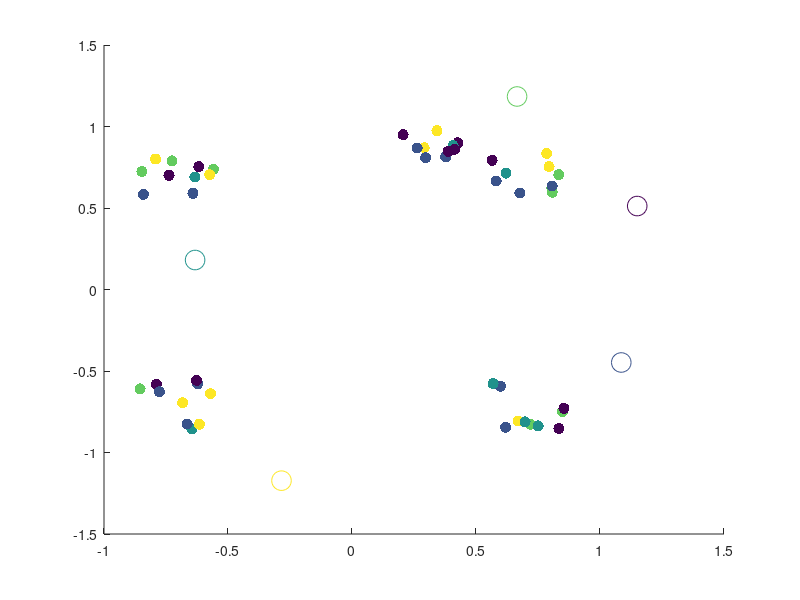

The MATLAB source for this figure: (Note: this script raises an error after producing the figure.)
%% Random Initalization
% yeet
% Topic I.6 - Alternating Minimization Scheme Algorithm for k-Means Clustering*
% 
% Clear the workspace and close all figure windows

close all; clear all;

load Q1data.mat; 

[n,m]= size(XData); 

% Set the number of clusters (k)
k=5;

% Assign each data vector, randomly to one of the k clusters
IndexSet = randi(k,n,1);

% Plot the data
scatter(XData(:,1),XData(:,2),64,IndexSet,'filled');
hold on

% Create data structures to store the weight vectors for cluster (c), and the 
% weight vectors from the previous iteration (cPrev)
c = zeros(k,m);
cPrev = zeros(k,m);

% Randomly initialize the weight vectors so that each component is sampled from 
% the interval [-1,1]
c = -1.2 + 2.4*rand(k,m);

% Plot the initial weight vectors
scatter(c(:,1),c(:,2),200,linspace(1,k,k))
hold off
pause



%% K++ initalization 

close all; clear all; clc;
% for funsies attempt at k++ initalization 

% 100 2-dimensional points, each points is a vector! 
%hopefully this is like quakes data
load Q1data.mat


%number of clusters; 
k =4; 

[n,m]=size(XData);



[c,IndexSet]= KPlusPlusInit(XData,k);




% Plot the data
scatter(XData(:,1),XData(:,2),64,IndexSet,'filled');
hold on
scatter(c(:,1),c(:,2),200,linspace(1,k,k))
hold off

%% The Alternating Minimization Scheme
doneFlag=0;

% Keep alternating updates to weight vectors and cluster assignments until weight 
% vectors no longer change their locations

while (~doneFlag)

    % Update the weight vectors in each cluster via the centroid formula
    for i=1:k 

        % Find the indices for all data vectors currently in cluster i
        ClusterIndices = find(IndexSet==i);

        % Find the number of data vectors currently in cluster i
        NumVecsInCluster = size(ClusterIndices,1);

        % Create a data structure to store weight vector for the current
        % cluster
        c(i,:)=0; 

        % Update cluster vector using the centroid formula
        for j=1:NumVecsInCluster
            for l=1:m
                c(i,l) = c(i,l) + XData(ClusterIndices(j,1),l)/NumVecsInCluster;
            end
        end

    end

    % Plot the updated weight vectors for each cluster
    scatter(XData(:,1),XData(:,2),64,IndexSet,'filled')
    hold on
    scatter(c(:,1),c(:,2),200,linspace(1,k,k))
    %pause
    
    % Now reassign all data vectors to the closest weight vector (cluster)

    % Create a data structure to store closest weight vector for each data
    % point
    closestCluster=zeros(n,1);

    % Reassign each data vector to the new, closest cluster
    for d=1:n

        % Store the coordinates of the current data vector
        xD = XData(d,:);

        % Set the minimum distance tracker to be a very large number
        sqDistMin=1e16;

        % Find the closest weight vector (cluster) to the current data
        % vector
        for i=1:k
            sqDist = norm(c(i,:)-xD,2);

            % If the distance is less than the current min, assign the
            % current data vector to this cluster
            if sqDist<sqDistMin
                closestCluster(d)=i;
                sqDistMin=sqDist;
            end

        end
    end

    % Update the assignments of the data vectors to their new clusters
    IndexSet = closestCluster;
    
    % Plot the data and the updated weight vectors
    hold off
    scatter(XData(:,1),XData(:,2),64,IndexSet,'filled')
    hold on
    scatter(c(:,1),c(:,2),200,linspace(1,k,k))
    hold off
    %pause
    
    % Terminate the alternating scheme if the weight vectors are unaltered
    % relative to the previous iteration
    if c==cPrev
        doneFlag=1;
    else
        cPrev=c;
    end
end


%% Calculation of Overall Coherence

% computes overall coherence AFTER K-Means! 
OvCo=oaco(XData,IndexSet,c)



%% 10 initalizations

close all; clear all; clc;



% 50  2-dimensional points, each points is a vector! 
%hopefully this is like quakes data
load Q1data.mat



rng(33)

% initalization :) heh
OvCO_forkPP = zeros(1,10);
OvCO_forRand = zeros(1,10); 
% number of clusters


k=5; 


% random initalization;

for realz = 1:10
    [n,m]= size(XData);
    IndexSeti = randi(k,n,1);
    ci = -1.2 + 2.4*rand(k,m);
    
    % scatter(XData(:,1),XData(:,2),64,IndexSeti,'filled')
    %     hold on
    %     scatter(ci(:,1),ci(:,2),200,linspace(1,k,k))
    %     hold off
    %     pause 
    %     
    
    % this runs the k-means algorithim
    [IndexSetf,cf]= kmeans493(XData,k,IndexSeti,ci);
    OvCo=oaco(XData,IndexSetf,cf);
    OvCO_forRand(:,realz) = OvCo ; % this creates a vector of the overall coherence
    
    %   scatter(XData(:,1),XData(:,2),64,IndexSetf,'filled')
    %     hold on
    %     scatter(cf(:,1),cf(:,2),200,linspace(1,k,k))
    %     hold off


end 


%k++ initalization 
for realz = 1:10  

    [ci,IndexSeti]=KPlusPlusInit(XData,k);
    
    %  scatter(XData(:,1),XData(:,2),64,IndexSeti,'filled')
    %     hold on
    %     scatter(ci(:,1),ci(:,2),200,linspace(1,k,k))
    %     hold off
    %     pause 
        
        %runs k means
   
    %uses a random     scheme for intial index
    %[IndexSetf,cf]= kmeans493(XData,k,randi(k,size(XData,1),1),ci);    
    [IndexSetf,cf]= kmeans493(XData,k,IndexSeti,ci);
    
    OvCo=oaco(XData,IndexSetf,cf);
    OvCO_forkPP(:,realz) = OvCo ; 
    
    %   scatter(XData(:,1),XData(:,2),64,IndexSetf,'filled')
    %     hold on
    %     scatter(cf(:,1),cf(:,2),200,linspace(1,k,k))
    %     hold off
end 




mean(OvCO_forkPP)
mean(OvCO_forRand)



%% Elbow Method

clc; clear all; close all; 

load Q1data.mat

suck =8; 
initalz =5; 

% rows is number of initlizations we use, coloumns is values of k 
% for each initilization scheme
mat2PlotKPP = zeros(initalz,suck); 
mat2PlotRand =zeros(initalz,suck); 

for k=1:suck
   
    
    for realz = 1:initalz

    [ci,IndexSeti]=KPlusPlusInit(XData,k);
        
        %runs k means
        
    [IndexSetf,cf]= kmeans493(XData,k,IndexSeti,ci);
    
    OvCo=oaco(XData,IndexSetf,cf);
    mat2PlotKPP(realz,k) = OvCo; 
    end 
    
    
    
     for realz = 1:initalz

    [n,m]= size(XData);
    IndexSeti = randi(k,n,1);
    ci = -1.2 + 2.4*rand(k,m);
        
        %runs k means
        
    [IndexSetf,cf]= kmeans493(XData,k,IndexSeti,ci);
    
    OvCo=oaco(XData,IndexSetf,cf);
    mat2PlotRand(realz,k) = OvCo; 
     end 
    
    
    
end 



subplot(1,2,1)
for iter = 1:5
    plot(1:suck, mat2PlotKPP(iter,:),'LineWidth',1.5,'Marker',"*",'LineStyle','--')
    hold on;
    title('Elbow Plot for K++ Initalization')
    xlabel('Number of Clusters (k)')
    ylabel('Overall Coherence y')
    %rectangle('Position',[4-1 7-1 1 1],'Curvature',[.5 .5]) 
    %legend('Realiz 1','Realiz 4','Realiz 3','Realiz 4','Realiz 5')
    grid on;
end 



hold on; 

subplot(1,2,2)
for iter = 1:5
    plot(1:suck, mat2PlotRand(iter,:),'LineWidth',1.5,'Marker',"*",'LineStyle','--')
     hold on;
    title('Elbow Plot for Random Initalization')
    xlabel('Number of Clusters (k)')
    ylabel('Overall Coherence y')
    legend('Realiz 1','Realiz 4','Realiz 3','Realiz 4','Realiz 5')
    grid on;
end 




%% MNIST PART 3


% somehow need to get data 

clc; clear; close all;

% Set the number of images to extract from the data set of test images
NImages = 100;

% Uses the script by S Hegde to extract the images ('testImages') and
% correct labels ('testLabels') from the two files in the active path
% file "readMNIST.m" should be in an active path

[imgs labels] = readMNIST('testImages','testLabels', NImages, 0);


% Example of how to convert the first 10 images into vectors for input into
% the clustering algorithm

m = 20*20;
v = zeros(1,m);
XData = zeros(NImages,m);


% n rows or images 
% 400 coloumns for 20*20 pixels! 

for i=1:NImages
    XData(i,:) = reshape(imgs(:,:,i),[1,m]);
end


for suck3= 3:10


    [c,IndexSeti]=kPlusPlusInit(XData,suck3,42)

end 
